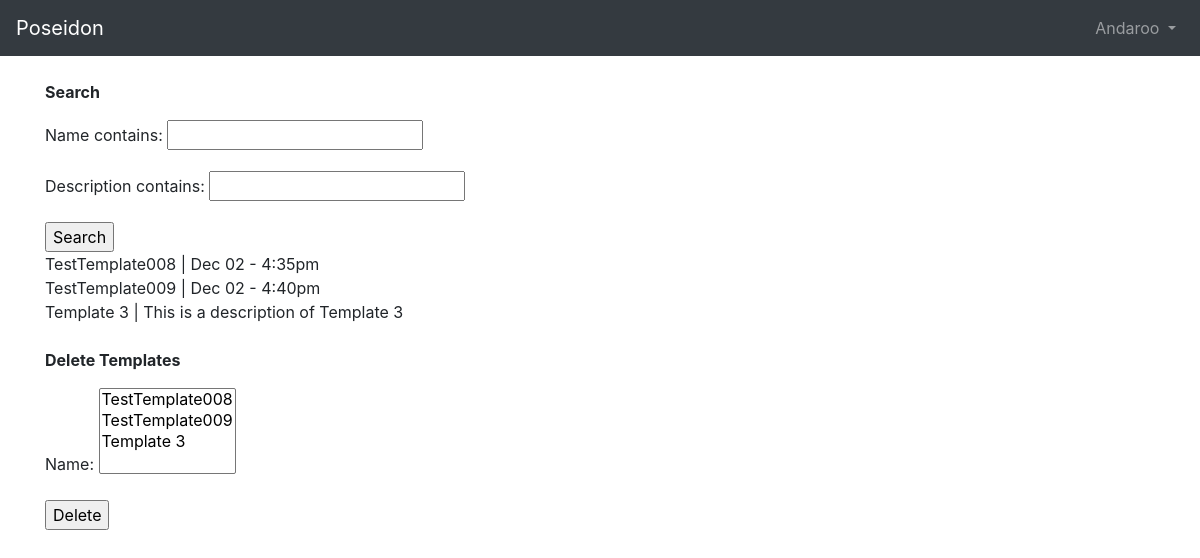
The app's page /manage_templates/ (signed in) with its own data.
### users/models.py (models this page shows, shortened)
class CustomUser(AbstractUser):
  first_name = models.CharField(max_length=50)
  last_name = models.CharField(max_length=50)
  organization = models.CharField(max_length=50, default="", blank=True)

### docs/models.py (models this page shows)
class Template(models.Model):
  user = models.ForeignKey("users.CustomUser", on_delete=models.CASCADE)
  name = models.CharField(max_length=50)
  description = models.TextField(max_length=250)
  docx_file = models.FileField(("DOCX File"),
    upload_to=user_directory_path,
    validators=[FileExtensionValidator(allowed_extensions=['docx'])])
  created = models.DateTimeField(auto_now_add=True, editable=False)
  last_updated = models.DateTimeField(auto_now=True, editable=False)
  def __str__(self):
    return self.name

### docs/views.py (the view)
# urls.py: path('manage_templates/', views.manage_templates, name='manage_templates'),
def manage_templates(request):
    if request.method == 'GET':
        f = TemplateFilter(request.GET, queryset=Template.objects.filter(user=request.user)) #TO DO: add functionality to the filter list - either go to the template or have an option to delete it
    if request.method == 'POST':
        choice_form = TemplateChoiceDelete(request.POST, user=request.user)
        if choice_form.is_valid():
            choice_form.cleaned_data['name'].delete()
    else:
        choice_form = TemplateChoiceDelete(user=request.user)
    return render(request, 'docs/manage_templates.html', {'filter': f, 'choice_form': choice_form})

### docs/forms.py
class TemplateChoiceDelete(forms.Form):
  name = forms.ModelMultipleChoiceField(queryset=Template.objects.all())
  def __init__(self, *args, **kwargs):
      user = kwargs.pop('user')
      super(TemplateChoiceDelete, self).__init__(*args, **kwargs)
      self.fields['name'].queryset = Template.objects.filter(user=user)

### templates/docs/manage_templates.html (shortened to what this page needs)
{% extends "base.html" %}
{% block content %}
    <p> <b> Search </b> </p>
    <form action="" method="get">
        {{ filter.form.as_p }}
        <input type="submit" value="Search" />
    </form>
    {% for obj in filter.qs %}
        {{ obj.name }} | {{ obj.description }}<br />
    {% endfor %}
    <br>
    <p><b> Delete Templates </b></p>
    <form action="" method="post">
        {{ choice_form.as_p }}
      <input type="submit" onclick="return confirm('Are you sure? This will delete the selected template(s)')" value="Delete">
    </form>
{% endblock %}

### templates/base.html (shortened to what this page needs)
<!DOCTYPE html>
<html lang="en">
<head>
    <link rel="stylesheet" href="https://cdn.jsdelivr.net/npm/bootstrap@4.5.3/dist/css/bootstrap.min.css">
</head>
<body>
    <nav class="navbar navbar-expand-md navbar-dark bg-dark mb-4">
        <a class="navbar-brand" href="{% url 'docs:home' %}">Poseidon</a>
        <div class="collapse navbar-collapse" id="navbarCollapse">
            {% if user.is_authenticated %}
                <ul class="navbar-nav ml-auto">
                    <li class="nav-item">
                        <a class="nav-link dropdown-toggle" href="#" id="userMenu"
                            data-toggle="dropdown" aria-haspopup="true"
                            aria-expanded="false">
                            {{ user.username }}
                        </a>
                    </li>
                </ul>
            {% else %}
                <form class="form-inline ml-auto">
                    <a href="{% url 'login' %}" class="btn btn-outline-secondary">Log In</a>
                    <a href="{% url 'signup' %}" class="btn btn-primary ml-2">Sign up</a>
                </form>
            {% endif %}
        </div>
    </nav>
    <div class="container">
        {% block content %}
        {% endblock content %}
    </div>
</body>
</html>

### records on screen
CustomUser: username "Andaroo"
Template: name "TestTemplate008", description "Dec 02 - 4:35pm", name "TestTemplate008 / TestTemplate009 / Template 3"
Template: name "TestTemplate009", description "Dec 02 - 4:40pm"
Template: name "Template 3", description "This is a description of Template 3"
